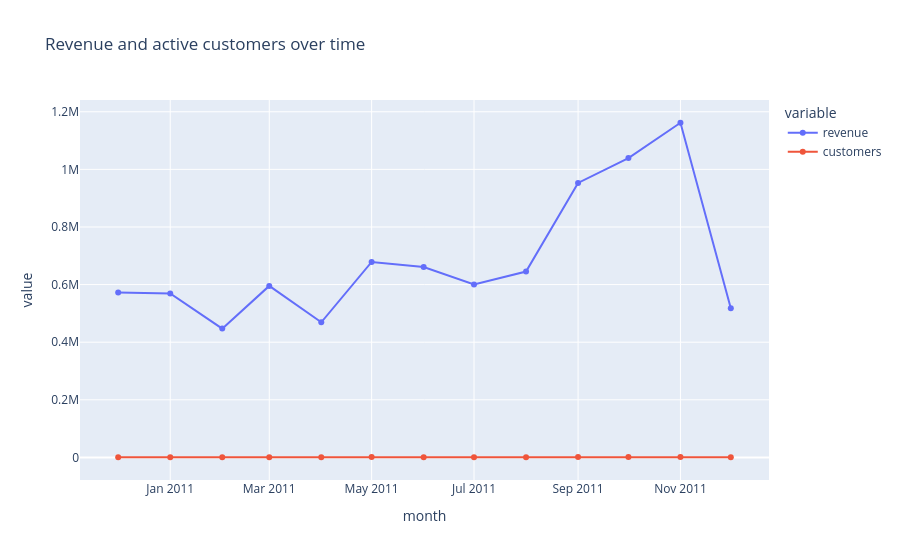

Notebook code for this chart:
### Code cell
monthly_overview = (
    transactions.groupby("month")
    .agg(revenue=("revenue", "sum"), customers=("customer_id", "nunique"), units=("quantity", "sum"))
    .reset_index()
)
px.line(monthly_overview, x="month", y=["revenue", "customers"], markers=True, title="Revenue and active customers over time")

### Figure 1 — Plotly figure (JSON) as saved in the notebook; plotly's stock layout.template omitted (floating-point values rounded to 4 significant figures)
{"data": [{"hovertemplate": "variable=revenue<br>month=%{x}<br>value=%{y}<extra></extra>", "legendgroup": "revenue", "line": {"color": "#636efa", "dash": "solid"}, "marker": {"symbol": "circle"}, "mode": "lines+markers", "name": "revenue", "orientation": "v", "showlegend": true, "type": "scatter", "x": ["2010-12-01T00:00:00.000000000", "2011-01-01T00:00:00.000000000", "2011-02-01T00:00:00.000000000", "2011-03-01T00:00:00.000000000", "2011-04-01T00:00:00.000000000", "2011-05-01T00:00:00.000000000", "2011-06-01T00:00:00.000000000", "2011-07-01T00:00:00.000000000", "2011-08-01T00:00:00.000000000", "2011-09-01T00:00:00.000000000", "2011-10-01T00:00:00.000000000", "2011-11-01T00:00:00.000000000", "2011-12-01T00:00:00.000000000"], "xaxis": "x", "y": [572700.0, 569400.0, 447100.0, 595500.0, 469200.0, 678600.0, 661200.0, 600100.0, 645300.0, 952800.0, 1039000.0, 1162000.0, 518200.0], "yaxis": "y"}, {"hovertemplate": "variable=customers<br>month=%{x}<br>value=%{y}<extra></extra>", "legendgroup": "customers", "line": {"color": "#EF553B", "dash": "solid"}, "marker": {"symbol": "circle"}, "mode": "lines+markers", "name": "customers", "orientation": "v", "showlegend": true, "type": "scatter", "x": ["2010-12-01T00:00:00.000000000", "2011-01-01T00:00:00.000000000", "2011-02-01T00:00:00.000000000", "2011-03-01T00:00:00.000000000", "2011-04-01T00:00:00.000000000", "2011-05-01T00:00:00.000000000", "2011-06-01T00:00:00.000000000", "2011-07-01T00:00:00.000000000", "2011-08-01T00:00:00.000000000", "2011-09-01T00:00:00.000000000", "2011-10-01T00:00:00.000000000", "2011-11-01T00:00:00.000000000", "2011-12-01T00:00:00.000000000"], "xaxis": "x", "y": [885.0, 741.0, 758.0, 974.0, 856.0, 1056.0, 991.0, 949.0, 935.0, 1266.0, 1364.0, 1664.0, 615.0], "yaxis": "y"}], "layout": {"legend": {"title": {"text": "variable"}, "tracegroupgap": 0}, "title": {"text": "Revenue and active customers over time"}, "xaxis": {"anchor": "y", "domain": [0, 1], "title": {"text": "month"}}, "yaxis": {"anchor": "x", "domain": [0, 1], "title": {"text": "value"}}}}
